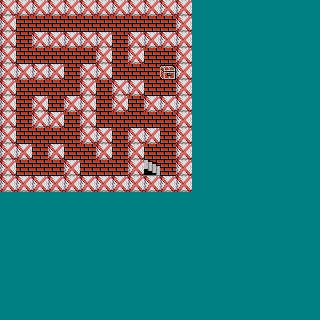

The image is a tile-based game level rendered from a .tmx file. Its description and source (layers, tilesets, objects; grid data summarised) follow:
An orthogonal 20x20 tile map with 16x16 px tiles, 2 tile layers (tileLayer, collisionLayer), 2 tilesets and 1 object (warp).

<map version="1.0" orientation="orthogonal" width="20" height="20" tilewidth="16" tileheight="16">
 <tileset firstgid="1" name="tiles" tilewidth="16" tileheight="16" spacing="1">
  <image source="../tiles.png" width="407" height="254" />
 </tileset>
 <tileset firstgid="361" name="collision" tilewidth="16" tileheight="16" spacing="1">
  <image source="../collision.png" width="50" height="50" />
 </tileset>
 <layer name="tileLayer" width="20" height="20">
  <data>[400 cells, 400 non-empty, 5 distinct tile ids]</data>
 </layer>
 <layer name="collisionLayer" width="20" height="20" opacity="0.46">
  <data>[400 cells, 81 non-empty, 1 distinct tile ids]</data>
 </layer>
 <objectgroup name="warpLayer" width="20" height="20">
  <object name="upstairs" type="warp" x="144" y="160" width="16" height="16">
   <properties>
    <property name="col" value="10" />
    <property name="map" value="erdricks_cave_1" />
    <property name="row" value="10" />
   </properties>
  </object>
 </objectgroup>
</map>